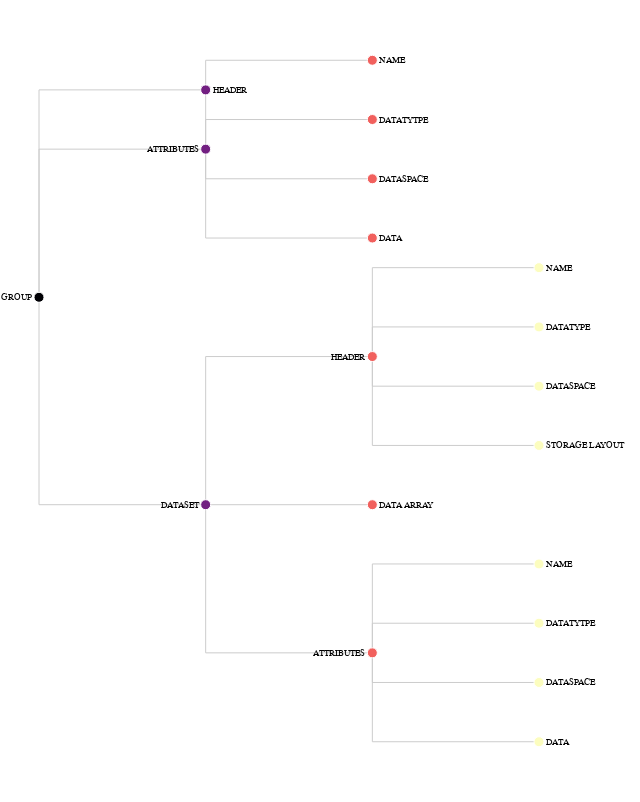

Notebook code for this chart:
### Markdown cell above
# appunti hdf5

formato per scambio di dati autodescrittivi 

autodescrittivo: data set, eg array n dimensionale di numeri, ha metadati addizionali associati ad esso che descrivono cose come rango 
	dell'array, numero di elementi in ogni dimensione, etc
	
prende principi da programmazione orientata agli ogg

array n-dim, immagini e tabelle possono esser immagazzinati nello stesso file ma in oggetti diversi

utente può capire contenuti del file a cui accede nei termini dei vari tipi di dati oggetto hdf5, segue descriz tipi dati oggetto

## hdf5 file struct

file hdf5 = directory + collection di data obj

ogni data obj ha un entry nella directory contenente puntatore a locazione del data obj, e informazione sul datatype

++ su datatypes: https://portal.hdfgroup.org/display/HDF5/Datatype+Basics

ci sono solo due data obj fondamentali in hdf5: groups e namespaces

file hdf5 sono organizzati gerarchicamente con due strutture primarie: groups, datasets

### Code cell
using CSV
mylab = CSV.read("LABELS.txt")
using VegaLite
@vgplot(
    height=800,
    padding=1,
    marks=[
        {
            encode={
                update={
                    stroke={
                        value="#ccc"
                    },
                    path={
                        field="path"
                    }
                }
            },
            from={
                data="links"
            },
            type="path"
        },
        {
            encode={
                update={
                    x={
                        field="x"
                    },
                    fill={
                        field="depth",
                        scale="color"
                    },
                    y={
                        field="y"
                    }
                },
                enter={
                    stroke={
                        value="#fff"
                    },
                    size={
                        value=100
                    }
                }
            },
            from={
                data="tree"
            },
            type="symbol"
        },
        {
            encode={
                update={
                    align={
                        signal="datum.children ? 'right' : 'left'"
                    },
                    x={
                        field="x"
                    },
                    dx={
                        signal="datum.children ? -7 : 7"
                    },
                    opacity={
                        signal="labels ? 1 : 0"
                    },
                    y={
                        field="y"
                    }
                },
                enter={
                    fontSize={
                        value=9
                    },
                    text={
                        field="name"
                    },
                    baseline={
                        value="middle"
                    }
                }
            },
            from={
                data="tree"
            },
            type="text"
        }
    ],
    data=[
        {
            name="tree",
            values=mylab,
            transform=[
                {
                    key="id",
                    parentKey="parent",
                    type="stratify"
                },
                {
                    method={
                        signal="layout"
                    },
                    separation={
                        signal="separation"
                    },
                    as=[
                        "y",
                        "x",
                        "depth",
                        "children"
                    ],
                    size=[
                        {
                            signal="height"
                        },
                        {
                            signal="width - 100"
                        }
                    ],
                    type="tree"
                }
            ]
        },
        {
            name="links",
            source="tree",
            transform=[
                {
                    type="treelinks"
                },
                {
                    shape={
                        signal="links"
                    },
                    type="linkpath",
                    orient="horizontal"
                }
            ]
        }
    ],
    scales=[
        {
            name="color",
            zero=true,
            range={
                scheme="magma"
            },
            domain={
                data="tree",
                field="depth"
            },
            type="linear"
        }
    ],
    width=600,
    signals=[
        {
            name="labels",
            bind={
                input="checkbox"
            },
            value=true
        },
        {
            name="layout",
            bind={
                options=[
                    "tidy",
                    "cluster"
                ],
                input="radio"
            },
            value="tidy"
        },
        {
            name="links",
            bind={
                options=[
                    "line",
                    "curve",
                    "diagonal",
                    "orthogonal"
                ],
                input="select"
            },
            value="orthogonal"
        },
        {
            name="separation",
            bind={
                input="checkbox"
            },
            value=true
        }
    ]
)

### Figure 1 — Vega specification as saved in the notebook (floating-point values rounded to 4 significant figures)
{"data": [{"name": "tree", "transform": [{"key": "id", "parentKey": "parent", "type": "stratify"}, {"as": ["y", "x", "depth", "children"], "method": {"signal": "layout"}, "separation": {"signal": "separation"}, "size": [{"signal": "height"}, {"signal": "width - 100"}], "type": "tree"}], "values": [{"id": 1, "name": "GROUP", "parent": null}, {"id": 2, "name": "HEADER", "parent": 1}, {"id": 3, "name": "ATTRIBUTES", "parent": 1}, {"id": 4, "name": "DATASET", "parent": 1}, {"id": 5, "name": "NAME", "parent": 3}, {"id": 6, "name": "DATATYTPE", "parent": 3}, {"id": 7, "name": "DATASPACE", "parent": 3}, {"id": 8, "name": "DATA", "parent": 3}, {"id": 9, "name": "HEADER", "parent": 4}, {"id": 10, "name": "DATA ARRAY", "parent": 4}, {"id": 11, "name": "ATTRIBUTES", "parent": 4}, {"id": 12, "name": "NAME", "parent": 9}, {"id": 13, "name": "DATATYPE", "parent": 9}, {"id": 14, "name": "DATASPACE", "parent": 9}, {"id": 15, "name": "STORAGE LAYOUT", "parent": 9}, {"id": 16, "name": "NAME", "parent": 11}, {"id": 17, "name": "DATATYTPE", "parent": 11}, {"id": 18, "name": "DATASPACE", "parent": 11}, {"id": 19, "name": "DATA", "parent": 11}]}, {"name": "links", "source": "tree", "transform": [{"type": "treelinks"}, {"orient": "horizontal", "shape": {"signal": "links"}, "type": "linkpath"}]}], "height": 800, "marks": [{"encode": {"update": {"path": {"field": "path"}, "stroke": {"value": "#ccc"}}}, "from": {"data": "links"}, "type": "path"}, {"encode": {"enter": {"size": {"value": 100}, "stroke": {"value": "#fff"}}, "update": {"fill": {"field": "depth", "scale": "color"}, "x": {"field": "x"}, "y": {"field": "y"}}}, "from": {"data": "tree"}, "type": "symbol"}, {"encode": {"enter": {"baseline": {"value": "middle"}, "fontSize": {"value": 9}, "text": {"field": "name"}}, "update": {"align": {"signal": "datum.children ? 'right' : 'left'"}, "dx": {"signal": "datum.children ? -7 : 7"}, "opacity": {"signal": "labels ? 1 : 0"}, "x": {"field": "x"}, "y": {"field": "y"}}}, "from": {"data": "tree"}, "type": "text"}], "padding": 1, "scales": [{"domain": {"data": "tree", "field": "depth"}, "name": "color", "range": {"scheme": "magma"}, "type": "linear", "zero": true}], "signals": [{"bind": {"input": "checkbox"}, "name": "labels", "value": true}, {"bind": {"input": "radio", "options": ["tidy", "cluster"]}, "name": "layout", "value": "tidy"}, {"bind": {"input": "select", "options": ["line", "curve", "diagonal", "orthogonal"]}, "name": "links", "value": "orthogonal"}, {"bind": {"input": "checkbox"}, "name": "separation", "value": true}], "width": 600}
